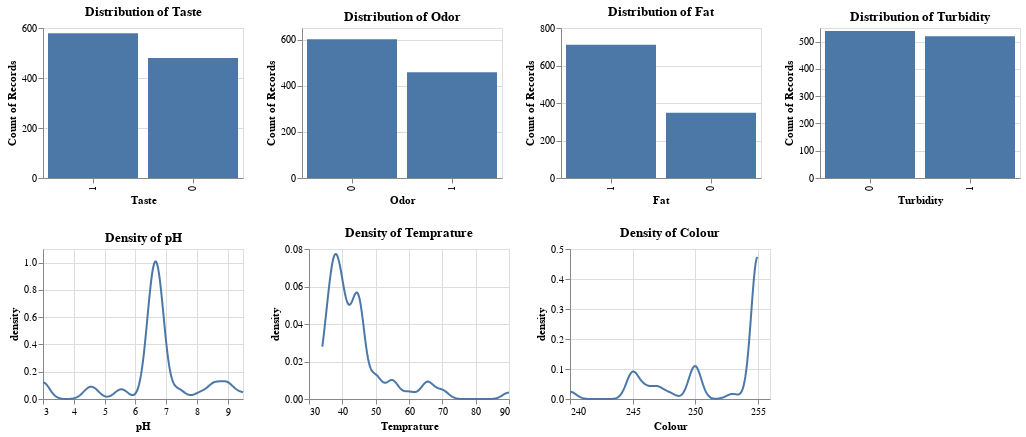

The code cell stored with this chart in its notebook:
### Code cell
import altair as alt

# Assuming 'data' is a Pandas DataFrame that contains the necessary columns

# Create the plots for each column
categorical_plots = [create_plot(col) for col in categorical_columns]
numerical_plots = [create_plot(col) for col in numerical_columns]

# Concatenate the categorical plots horizontally
categorical_row = alt.hconcat(*categorical_plots)

# Concatenate the numerical plots horizontally
numerical_row = alt.hconcat(*numerical_plots)

# Concatenate the two rows vertically
composite_chart = alt.vconcat(categorical_row, numerical_row)

# Display the composite chart
composite_chart

### Figure 1 — Vega-Lite specification as saved in the notebook (floating-point values rounded to 4 significant figures; data arrays with more than 128 entries replaced by an {"elided": "..."} marker saying what was removed)
{"config": {"view": {"continuousWidth": 300, "continuousHeight": 300}}, "vconcat": [{"hconcat": [{"mark": {"type": "bar"}, "encoding": {"tooltip": [{"field": "Taste", "type": "nominal"}, {"aggregate": "count", "type": "quantitative"}], "x": {"field": "Taste", "sort": "-y", "type": "nominal"}, "y": {"aggregate": "count", "type": "quantitative"}}, "height": 150, "title": "Distribution of Taste", "width": 200}, {"mark": {"type": "bar"}, "encoding": {"tooltip": [{"field": "Odor", "type": "nominal"}, {"aggregate": "count", "type": "quantitative"}], "x": {"field": "Odor", "sort": "-y", "type": "nominal"}, "y": {"aggregate": "count", "type": "quantitative"}}, "height": 150, "title": "Distribution of Odor", "width": 200}, {"mark": {"type": "bar"}, "encoding": {"tooltip": [{"field": "Fat ", "type": "nominal"}, {"aggregate": "count", "type": "quantitative"}], "x": {"field": "Fat ", "sort": "-y", "type": "nominal"}, "y": {"aggregate": "count", "type": "quantitative"}}, "height": 150, "title": "Distribution of Fat ", "width": 200}, {"mark": {"type": "bar"}, "encoding": {"tooltip": [{"field": "Turbidity", "type": "nominal"}, {"aggregate": "count", "type": "quantitative"}], "x": {"field": "Turbidity", "sort": "-y", "type": "nominal"}, "y": {"aggregate": "count", "type": "quantitative"}}, "height": 150, "title": "Distribution of Turbidity", "width": 200}]}, {"hconcat": [{"mark": {"type": "line"}, "encoding": {"tooltip": [{"field": "pH", "type": "quantitative"}, {"field": "density", "type": "quantitative"}], "x": {"field": "pH", "type": "quantitative"}, "y": {"field": "density", "type": "quantitative"}}, "height": 150, "title": "Density of pH", "transform": [{"density": "pH", "bandwidth": 0.2167, "extent": [3.0, 9.5], "as": ["pH", "density"]}], "width": 200}, {"mark": {"type": "line"}, "encoding": {"tooltip": [{"field": "Temprature", "type": "quantitative"}, {"field": "density", "type": "quantitative"}], "x": {"field": "Temprature", "type": "quantitative"}, "y": {"field": "density", "type": "quantitative"}}, "height": 150, "title": "Density of Temprature", "transform": [{"density": "Temprature", "bandwidth": 1.867, "extent": [34.0, 90.0], "as": ["Temprature", "density"]}], "width": 200}, {"mark": {"type": "line"}, "encoding": {"tooltip": [{"field": "Colour", "type": "quantitative"}, {"field": "density", "type": "quantitative"}], "x": {"field": "Colour", "type": "quantitative"}, "y": {"field": "density", "type": "quantitative"}}, "height": 150, "title": "Density of Colour", "transform": [{"density": "Colour", "bandwidth": 0.5, "extent": [240.0, 255.0], "as": ["Colour", "density"]}], "width": 200}]}], "data": {"name": "data-4bd1a24753d6b6b5be5ed78ab785d07c"}, "$schema": "https://vega.github.io/schema/vega-lite/v5.16.3.json", "datasets": {"data-4bd1a24753d6b6b5be5ed78ab785d07c": {"elided": "1059 records"}}}
